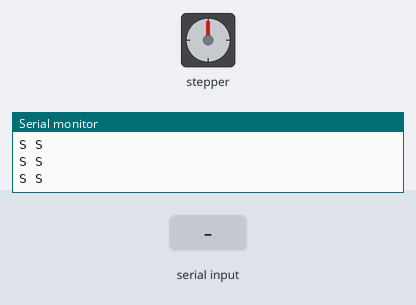
This sketch was run on a simulated Arduino Uno, built with avr-gcc and run on an emulated ATmega328P. On the bench: stepper motor, the last lines printed to the serial monitor. Wiring (inferred from the names in the program): stepper motor driver (200 steps per turn assumed): step pin 7; direction pin 8. Inputs (shaded band) come from the test bench.

Above: at 1.2 s.
1.3 s: "L" received over Serial
At 3.7 s:
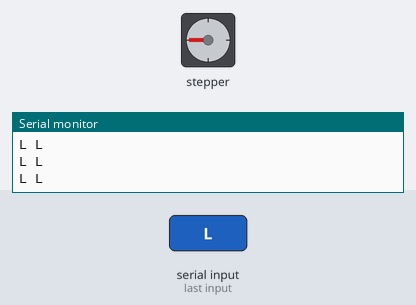
4.3 s: "R" received over Serial
At 4.47 s:
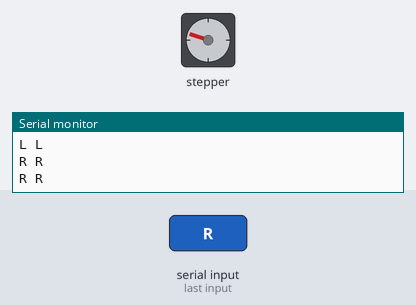
7.3 s: "S" received over Serial
At 8.6 s:
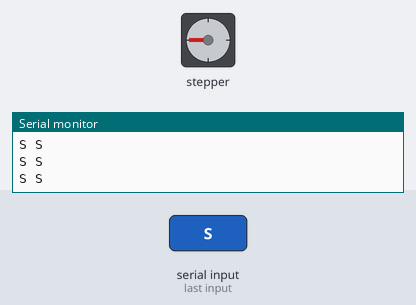
8.9 s: "G" received over Serial
At 9.9 s:
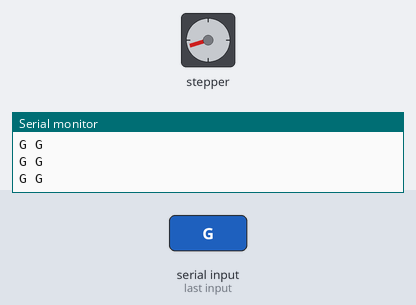
Timing chart, 0 to 11.4 s (numbered marks = the images above; inputs shaded):
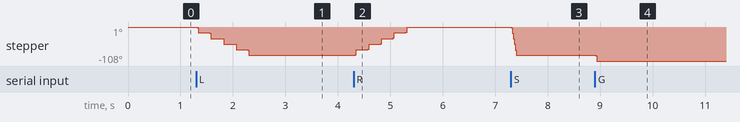

Measured:
- after the input at 1.3 s, stepper: turns 90° counter-clockwise in 0.99 s, starting at once
- after the input at 4.3 s, stepper: turns 90° clockwise in 0.99 s, starting at once
- after the input at 7.3 s, stepper: turns 90° counter-clockwise, starting at once
- after the input at 8.9 s, stepper: goes -91° 0.02 s, then -108°, starting at once

The sketch:

nema23_micrsotep_lib.ino
```cpp
#include "NEMA23.h"
#define step_pin 7
#define dir_pin 8

NEMA23 nema23(step_pin, dir_pin);
void setup() {
  // put your setup code here, to run once:
  Serial.begin(9600);
}

void loop() {
  // put your main code here, to run repeatedly:
  if(Serial.available() > 0)
  {
    nema23.setInstr();
  }

  Serial.println(nema23.getInstr());
  nema23.controller();
  delay(20);
}
```

NEMA23.cpp
```cpp
#include "Arduino.h"
#include "NEMA23.h"

NEMA23::NEMA23 (int step, int dir)
{
    pinMode(step, OUTPUT);
    pinMode(dir, OUTPUT);

    this->pin_dir = dir;
    this->pin_step = step;

    this->bluetooth_val = 'S';

    this->state = 'S';

    this->_toLeft = 0;
    this->_toRight = 0;
}


void NEMA23::setInstr(void)
{
    if(Serial.available() > 0)
    {
      bluetooth_val = Serial.read();
    }

}

String NEMA23::getInstr(void)
{
    return String(bluetooth_val) + " " + String(bluetooth_val);
}

void NEMA23::controller(void)
{
    if(state == 'S' && state == 'S')
    {
        if(bluetooth_val == 'L' || bluetooth_val == 'G' || bluetooth_val == 'J')
        {
            digitalWrite(pin_dir, LOW);
            setStep();
            _toLeft++;
        }
        else if(bluetooth_val == 'R' || bluetooth_val == 'I' || bluetooth_val == 'H')
        {
            digitalWrite(pin_dir, HIGH);
            NEMA23::setStep();
            _toRight++;
        }
    }
    else if(state == 'L' || state == 'G' || state == 'J')
    {
        if(bluetooth_val == 'L' || bluetooth_val == 'G' || bluetooth_val == 'J')
        {
            if(_toLeft < 5)
            {
                digitalWrite(pin_dir, LOW);
                NEMA23::setStep();
                _toLeft++;
            }
        }
        else if(bluetooth_val == 'S')
        {
            digitalWrite(pin_dir, HIGH);
            NEMA23::initialPosition(_toLeft, _toRight);
            _toLeft = 0;
        }
    }
    else if(state == 'R' || state == 'I' || state == 'H')
    {
        if(bluetooth_val == 'R' || bluetooth_val == 'I' || bluetooth_val == 'H')
        {
            if(_toRight < 5)
            {
                digitalWrite(pin_dir, HIGH);
                setStep();
                _toRight++;
            }
        }
        else if(bluetooth_val == 'S')
        {
            digitalWrite(pin_dir, LOW);
            initialPosition(_toLeft, _toRight);
            _toRight = 0;
        }
    }
    state = bluetooth_val;
    delay(1);
}

void NEMA23::setStep(void)
{
    for(int i=0; i<10; i++)
    {
        digitalWrite(pin_step, HIGH);
        delay(1);
        digitalWrite(pin_step, LOW);
        delay(1);
    }
    delay(200);
}

void NEMA23::initialPosition(int L, int R)
{
    int x = max(L, R);
    for(int i=0; i<(x*10); i++)
    {
        digitalWrite(pin_step, HIGH);
        delay(1);
        digitalWrite(pin_step, LOW);
        delay(1);
    }
}
```

NEMA23.h
```cpp
#ifndef NEMA23_h
#define NEMA23_h

#include "Arduino.h"

class NEMA23
{
    public:
        NEMA23(int step, int dir);
        void controller(void);
        String getInstr(void);
        void setInstr(void);


    private:
        void setStep(void);
        void initialPosition(int L, int R);
        //output pin
        int pin_dir;
        int pin_step;

        //variable
        char bluetooth_val;
        char state;

        int _toLeft;
        int _toRight;
};
#endif
```
